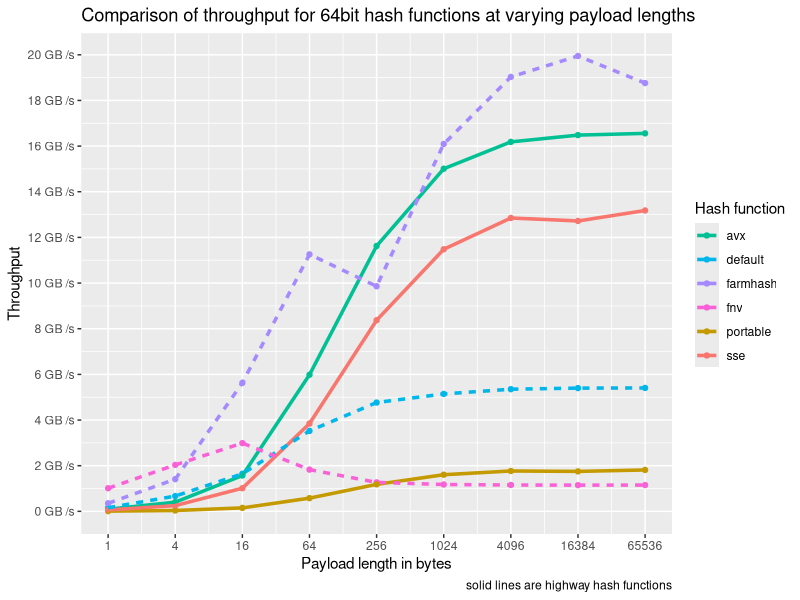
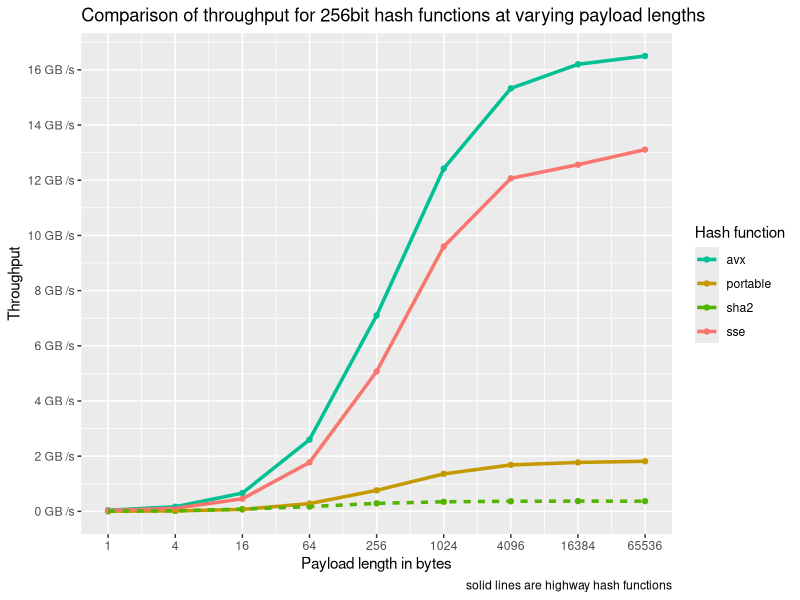
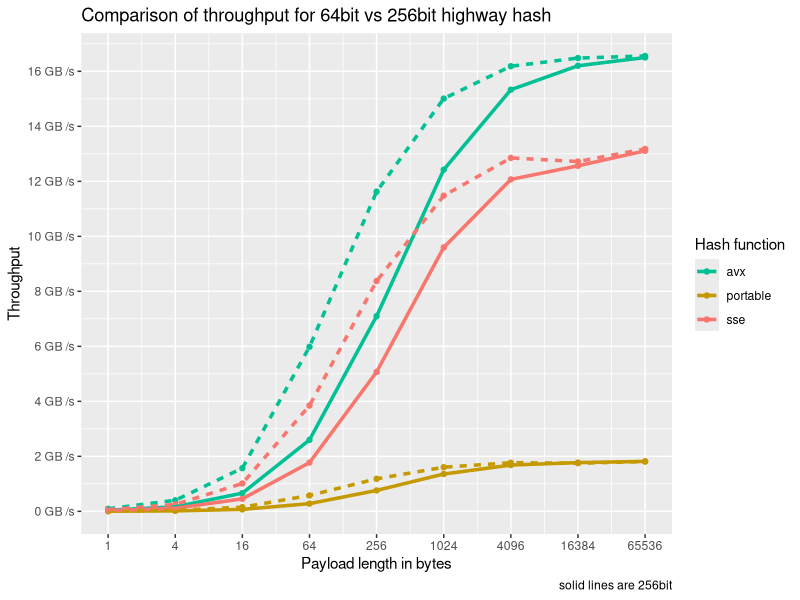
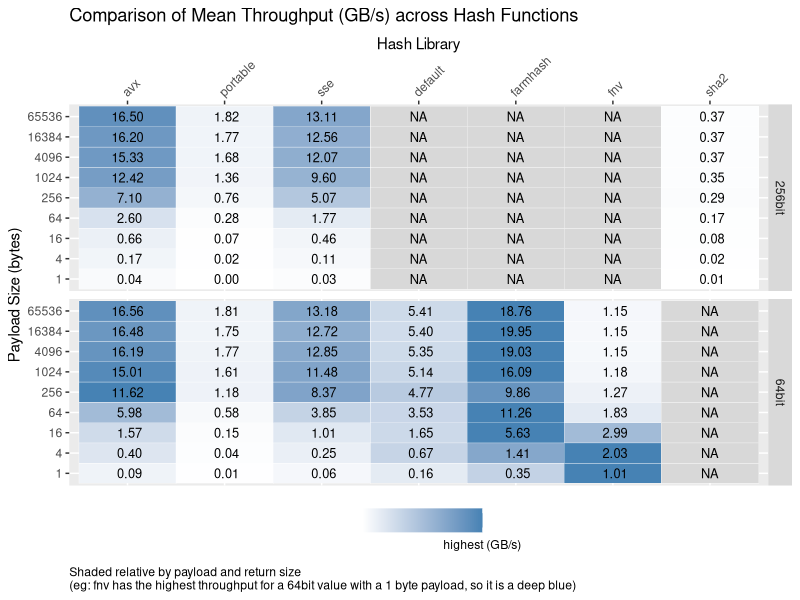
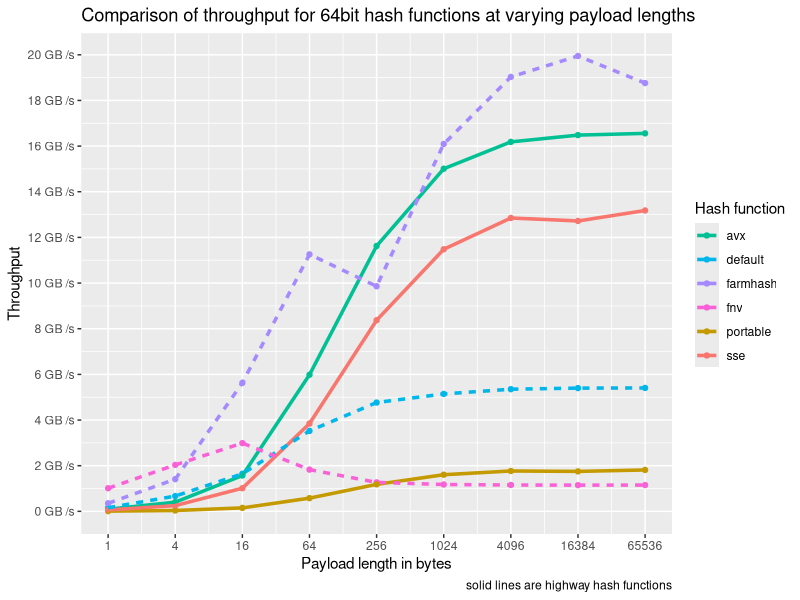
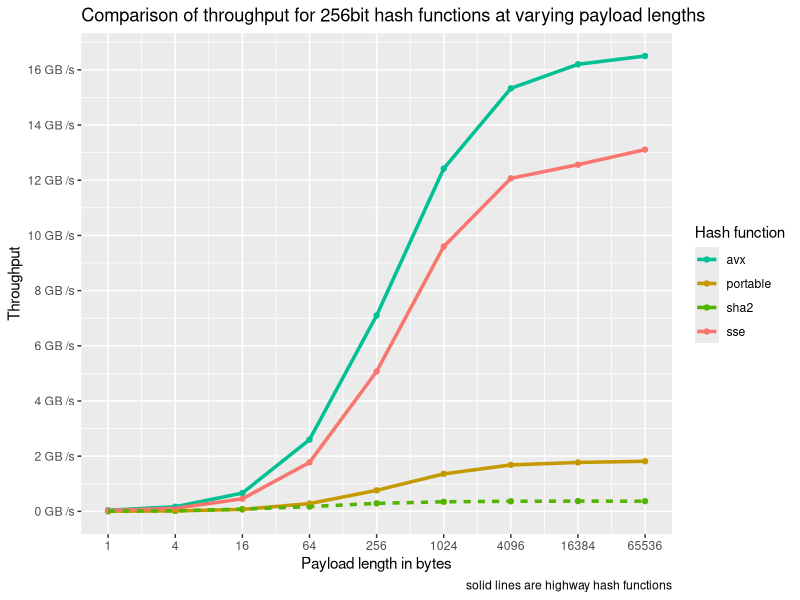
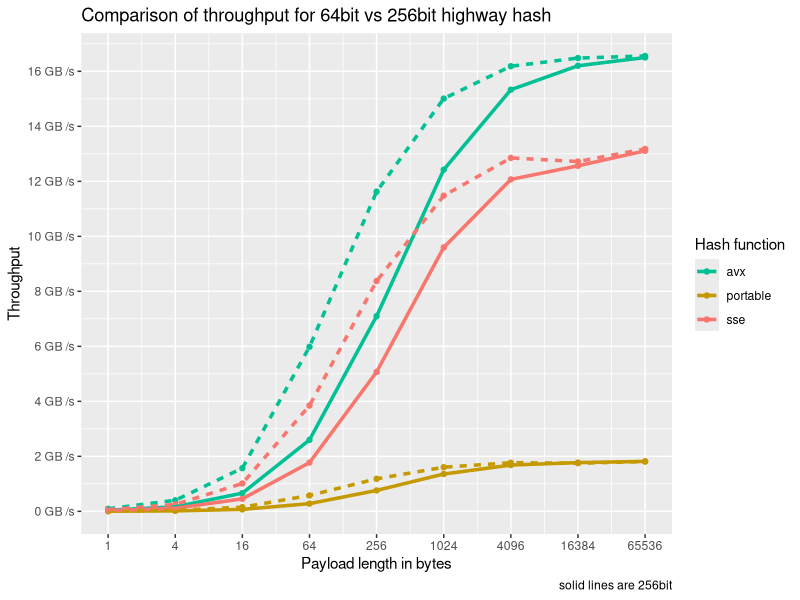
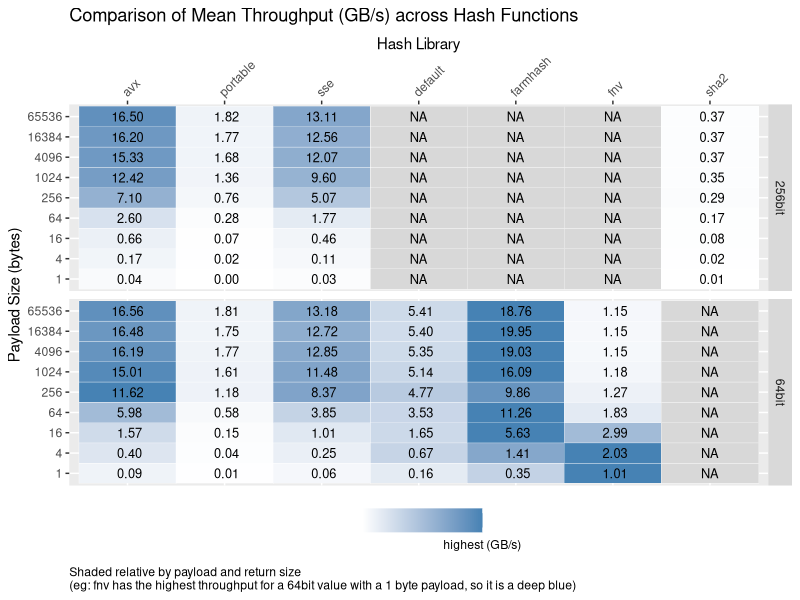

The R script that drew these images, in order:
library(scales)
library(tidyverse)
library(readr)

is_highwayhash <- Vectorize(function(fn) {
  switch(fn,
         "avx" = TRUE,
         "sse" = TRUE,
         "portable" = TRUE,
         FALSE)
})

get_line_type <- Vectorize(function(fn) {
  switch(fn,
         "avx" = "highwayhash",
         "sse" = "highwayhash",
         "portable" = "highwayhash",
         "other")
})

df <- read_csv("./highway.csv")
df <- mutate(df,
             fn = `function`,
             highwayhash = is_highwayhash(fn),
             line = get_line_type(fn),
             throughput = value * iteration_count * 10^9 / sample_time_nanos) %>%
     filter(group != 'highway-builder')


pal <- hue_pal()(df %>% select(fn) %>% distinct() %>% count() %>% pull())
names(pal) <- df %>% select(fn) %>% distinct() %>% pull()

df64 <- df %>% filter(group == '64bit')
df256 <- df %>% filter(group == '256bit')

byte_rate <- function(l) {
  paste(scales::number_bytes(l, symbol = "GB", units = "si"), "/s")
}

ggplot(df64, aes(value, throughput, color = fn)) + 
  stat_summary(fun.y = mean, geom="point", size = 1.5) +
  stat_summary(aes(linetype = line), fun.y = mean, geom="line", size = 1.2) +
  scale_y_continuous(labels = byte_rate, limits = c(0, NA), breaks = pretty_breaks(10)) +
  scale_x_continuous(trans='log2', limit = c(1, NA), breaks = c(1, 4, 16, 64, 256, 1024, 4096, 16384, 65536)) +
  labs(title = "Comparison of throughput for 64bit hash functions at varying payload lengths",
       caption = "solid lines are highway hash functions",
       col = "Hash function",
       y = "Throughput",
       x = "Payload length in bytes") +
  guides(linetype = FALSE) +
  scale_colour_manual( values = pal)
ggsave('64bit-highwayhash.png', width = 8, height = 5, dpi = 100)

ggplot(df256, aes(value, throughput, color = fn)) + 
  stat_summary(fun.y = mean, geom="point", size = 1.5) +
  stat_summary(aes(linetype = line), fun.y = mean, geom="line", size = 1.2) +
  scale_y_continuous(labels = byte_rate, limits = c(0, NA), breaks = pretty_breaks(10)) +
  scale_x_continuous(trans='log2', limit = c(1, NA), breaks = c(1, 4, 16, 64, 256, 1024, 4096, 16384, 65536)) +
  labs(title = "Comparison of throughput for 256bit hash functions at varying payload lengths",
       caption = "solid lines are highway hash functions",
       col = "Hash function",
       y = "Throughput",
       x = "Payload length in bytes") +
  guides(linetype = FALSE) +
  scale_colour_manual(values = pal)
ggsave('256bit-highwayhash.png', width = 8, height = 5, dpi = 100)

ggplot(df %>% filter(highwayhash == TRUE), aes(value, throughput, color = fn, line_type = group)) + 
  stat_summary(fun.y = mean, geom="point", size = 1.5) +
  stat_summary(aes(linetype = as.factor(group)), fun.y = mean, geom="line", size = 1.2) +
  scale_y_continuous(labels = byte_rate, limits = c(0, NA), breaks = pretty_breaks(10)) +
  scale_x_continuous(trans='log2', limit = c(1, NA), breaks = c(1, 4, 16, 64, 256, 1024, 4096, 16384, 65536)) +
  labs(title = "Comparison of throughput for 64bit vs 256bit highway hash",
       caption = "solid lines are 256bit",
       col = "Hash function",
       y = "Throughput",
       x = "Payload length in bytes")  +
  guides(linetype = FALSE) +
  scale_colour_manual(values = pal)
ggsave('64bit-vs-256bit-highwayhash.png', width = 8, height = 5, dpi = 100)

reldf <- df %>%
  mutate(throughput = throughput / 10^9) %>%
  group_by(group, fn, highwayhash, value) %>%
  summarize(throughput = mean(throughput)) %>%
  ungroup() %>%
  group_by(value) %>%
  mutate(relative = throughput / max(throughput)) %>%
  ungroup() %>%
  complete(group, fn, value, fill = list(highwayhash = FALSE))

ordered <- reldf %>% distinct(fn, highwayhash) %>% arrange(!highwayhash, fn) %>% pull(fn)

# Group all highway hash functions next to each other in the graph
reldf$fn <- factor(reldf$fn, levels = ordered)

ggplot(reldf, aes(fn, as.factor(value))) +
  geom_tile(aes(fill = relative), color = "white") +
  facet_grid(group ~ .) +
  scale_x_discrete(position = "top") +
  scale_fill_gradient(name = "", low = "white", high = "steelblue", na.value = "#D8D8D8", labels = c("lowest", "highest (GB/s)"), breaks = c(0,1)) +
  xlab("Hash Library") +
  ylab("Payload Size (bytes)") +
  geom_text(size = 3.25, aes(label = ifelse(is.na(relative), "NA", format(round(throughput, 2), digits = 3)))) +
  theme(axis.text.x.top=element_text(angle=45, hjust=0, vjust=0)) +
  theme(legend.position="bottom") +
  theme(plot.caption = element_text(hjust=0)) +
  ggtitle("Comparison of Mean Throughput (GB/s) across Hash Functions") +
  labs(caption = "Shaded relative by payload and return size\n(eg: fnv has the highest throughput for a 64bit value with a 1 byte payload, so it is a deep blue)")
ggsave('highwayhash-table.png', width = 8, height = 6, dpi = 100)
